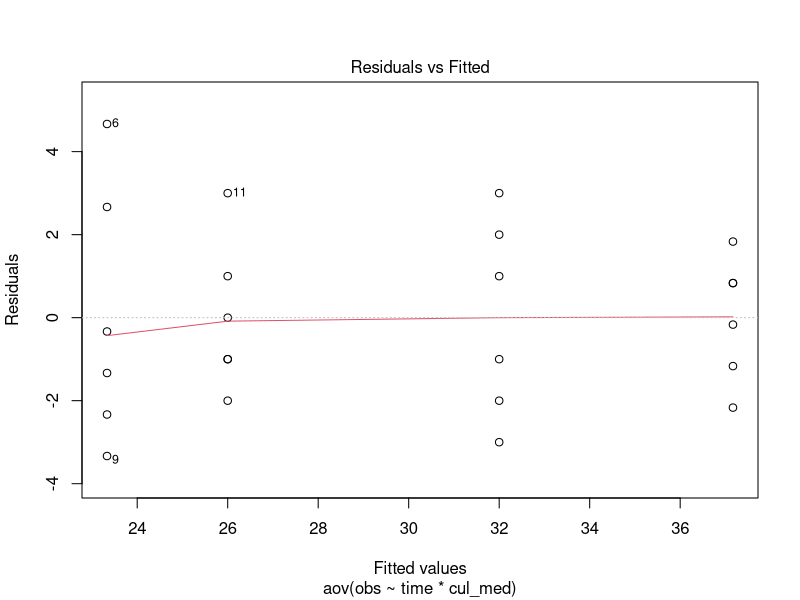
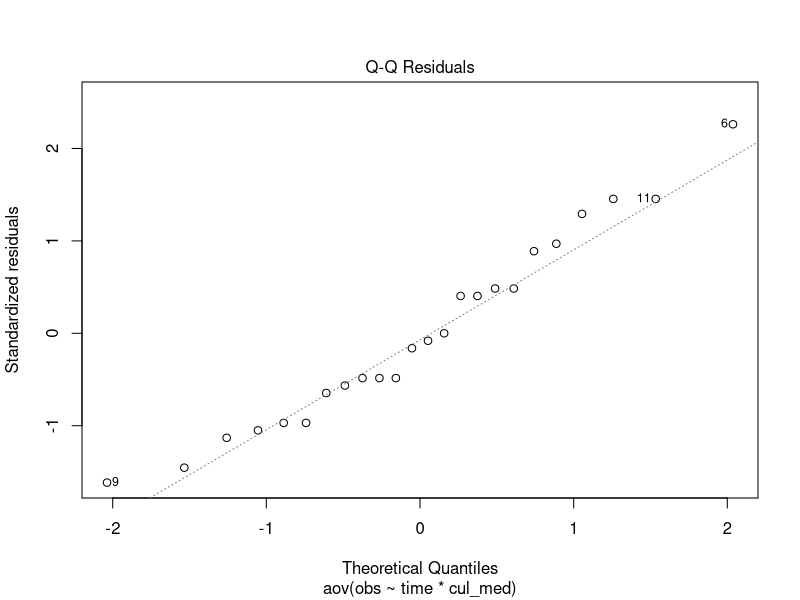
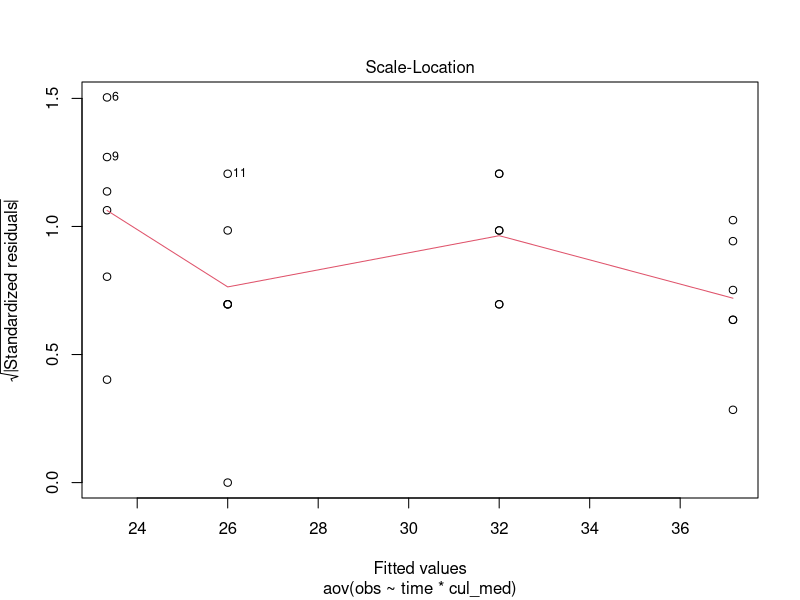
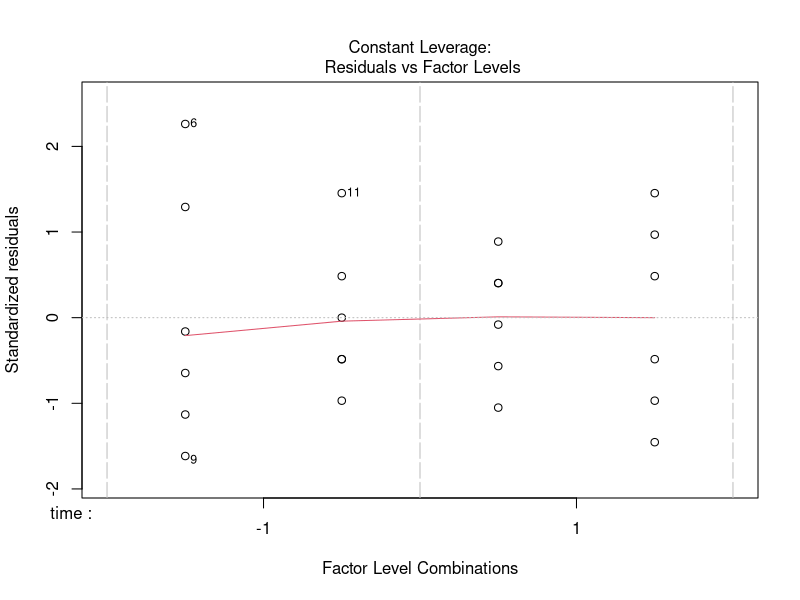
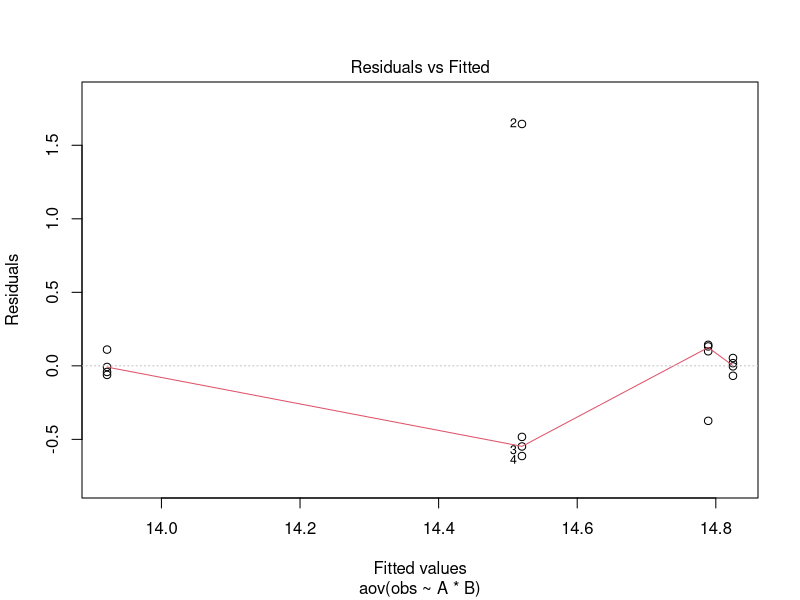
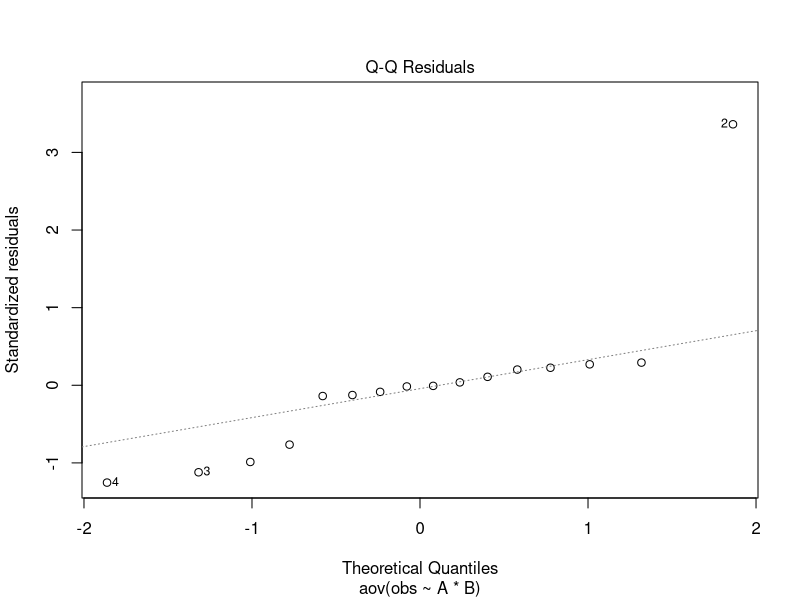
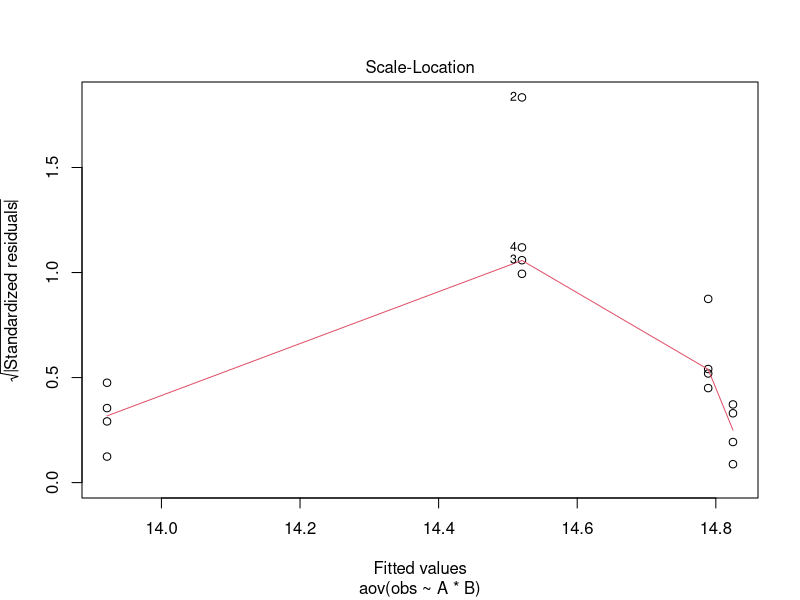
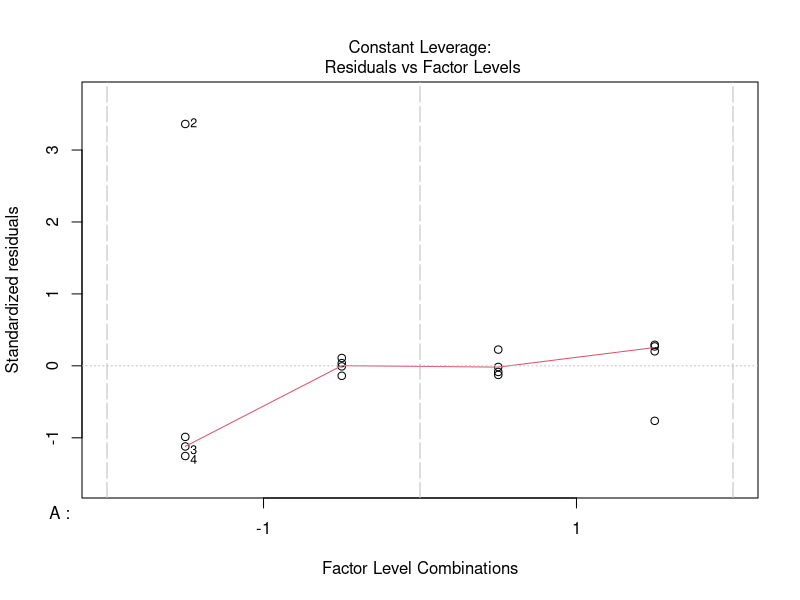

Source code (R) for these figures, in order:
## ---- chunk 1
time<-c(rep(-1, 12),rep(1, 12) )
cul_med<-c(rep(-1, 2), rep(1, 2))
obs <- c(21,22,25,26,23,28,24,25,20,26,29,27,37,39,31,34,38,38,29,33,35,36,30,35)
time <- as.factor(time)
cul_med <- as.factor(cul_med)
dat <- data.frame(time,cul_med,obs)
dat
model <- aov(obs~time*cul_med,data=dat)
summary(model) 
plot(model)
## ---- chunk 2
A <- c(rep(-1,4),rep(1,4))
B <- c(rep(-1,8),rep(1,8))
obs <- c(14.037,16.165,13.972,13.907,13.880,13.860,14.032,13.914,14.821,14.757,14.843,14.878,14.888,14.921,14.415,14.932)
A <- as.factor(A)
B <- as.factor(B)
dat <- data.frame(A,B,obs)
dat
## ---- chunk 3
one <- sum(dat$obs[1:4])
one
a <- sum(dat$obs[5:8])
a
b <- sum(dat$obs[9:12])
b
ab <- sum(dat$obs[13:16])
ab
n <- c(4)
fact_A <- 2*(a+ab-b-one)/(4*n)
fact_A
fact_B <- 2*(b+ab-a-one)/(4*n)
fact_B
fact_AB <- 2*(ab+one-a-b)/(4*n)
fact_AB
## ---- chunk 4
A <- c(rep(-1,4),rep(1,4))
B <- c(rep(-1,8),rep(1,8))
obs <- c(14.037,16.165,13.972,13.907,13.880,13.860,14.032,13.914,14.821,14.757,14.843,14.878,14.888,14.921,14.415,14.932)
A <- as.factor(A)
B <- as.factor(B)
dat <- data.frame(A,B,obs)
dat
model <- aov(obs~A*B,data=dat)
summary(model)
## ---- chunk 5
A <- c(rep(-1,4),rep(1,4))
B <- c(rep(-1,8),rep(1,8))
obs <- c(14.037,16.165,13.972,13.907,13.880,13.860,14.032,13.914,14.821,14.757,14.843,14.878,14.888,14.921,14.415,14.932)
A <- as.factor(A)
B <- as.factor(B)
dat <- data.frame(A,B,obs)
dat
model <- lm(obs~A+B+A*B,data=dat)
summary(model)
## ---- chunk 6
A <- c(rep(-1,4),rep(1,4))
B <- c(rep(-1,8),rep(1,8))
obs <- c(14.037,16.165,13.972,13.907,13.880,13.860,14.032,13.914,14.821,14.757,14.843,14.878,14.888,14.921,14.415,14.932)
A <- as.factor(A)
B <- as.factor(B)
dat <- data.frame(A,B,obs)
dat
model <- aov(obs~A*B,data=dat)
summary(model)
plot(model)
## ---- chunk 7
A <- c(rep(-1,7),rep(1,7))
B <- c(rep(-1,14),rep(1,14))
C <- c(rep(-1,28),rep(1,28))
D <- c(rep(-1,56),rep(1,56))
obs <- c(10,18,14,12.5,19,16,18.5,0,16.5,4.5,17.5,20.5,17.5,33,4,6,1,14.5,12,14,5,0,10,34,11,25.5,21.5,0,0,0,18.5,19.5,16,15,11,
         5,20.5,18,20,29.5,19,10,6.5,18.5,7.5,6,0,10,0,16.5,4.5,0,23.5,8,8,8,4.5,18,14.5,10,0,17.5,6,19.5,18,16,5.5,10,7,
         36,15,16,8.5,0,0.5,9,3,41.5,39,6.5,3.5,7,8.5,36,8,4.5,6.5,10,13,41,14,21.5,10.5,6.5,0,15.5,24,16,0,0,0,4.5,1,4,6.5,18,
         5,7,10,32.5,18.5,8)
A <- as.factor(A)
B <- as.factor(B)
C <- as.factor(C)
D <- as.factor(D)
dat <- data.frame(A,B,C,D,obs)
dat
model <- aov(obs~A*B*C*D,data=dat)
summary(model)
## ---- chunk 8
plot(model)
